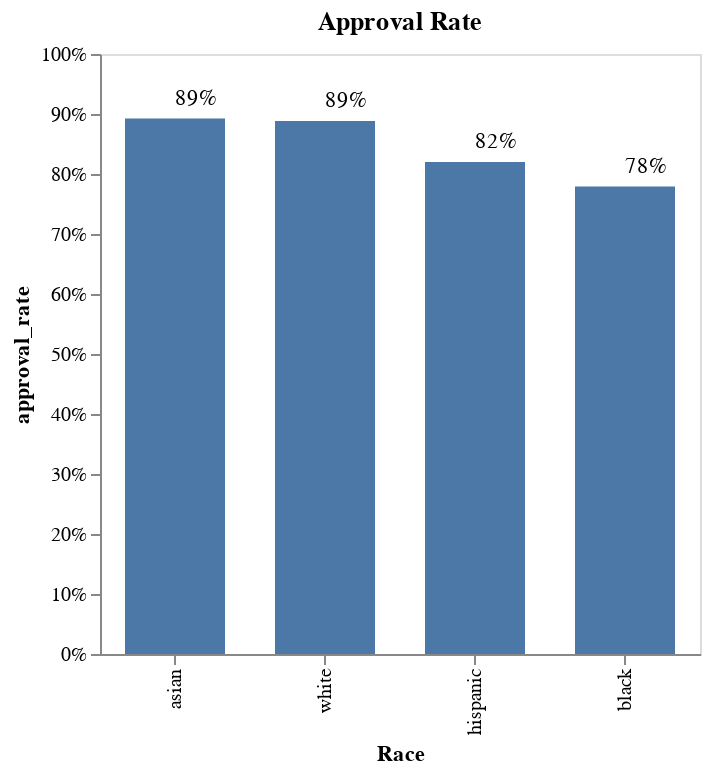

The code cell stored with this chart in its notebook:
### Code cell
# Plot approval rates
approval_bar = alt.Chart(approval_df).mark_bar(size = 50).encode(
    x= alt.X('ethnicity', sort= approval_df.approval_rate.values, title="Race"),
    y= alt.Y('approval_rate', scale= alt.Scale(domain=[0,1]), axis=alt.Axis(format='%'))
).properties(width=300,
    height=300,
    title=alt.TitleParams(
            text='Approval Rate'))

text = approval_bar.mark_text(
    align='left',
    baseline='middle',
    dy=-10  # Nudges text to right so it doesn't appear on top of the bar
).encode(
    text= alt.Text('approval_rate:Q', format='.0%')
)

bar=approval_bar+text
bar.configure_title(fontSize=14).configure(background='#FFFFFF').configure_axis(
    grid=False)

### Figure 1 — Vega-Lite specification as saved in the notebook (floating-point values rounded to 4 significant figures)
{"usermeta": {"embedOptions": {"theme": "fivethirtyeight"}}, "config": {"view": {"continuousWidth": 400, "continuousHeight": 300}, "axis": {"grid": false}, "background": "#FFFFFF"}, "layer": [{"mark": {"type": "bar", "size": 50}, "encoding": {"x": {"field": "ethnicity", "sort": [0.8924, 0.8882, 0.8198, 0.7791], "title": "Race", "type": "nominal"}, "y": {"axis": {"format": "%"}, "field": "approval_rate", "scale": {"domain": [0, 1]}, "type": "quantitative"}}, "height": 300, "title": {"text": "Approval Rate"}, "width": 300}, {"mark": {"type": "text", "align": "left", "baseline": "middle", "dy": -10}, "encoding": {"text": {"field": "approval_rate", "format": ".0%", "type": "quantitative"}, "x": {"field": "ethnicity", "sort": [0.8924, 0.8882, 0.8198, 0.7791], "title": "Race", "type": "nominal"}, "y": {"axis": {"format": "%"}, "field": "approval_rate", "scale": {"domain": [0, 1]}, "type": "quantitative"}}, "height": 300, "title": {"text": "Approval Rate"}, "width": 300}], "data": {"name": "data-5d0fdab6e61b232e64cad90f3f01fb98"}, "$schema": "https://vega.github.io/schema/vega-lite/v4.17.0.json", "datasets": {"data-5d0fdab6e61b232e64cad90f3f01fb98": [{"ethnicity": "asian", "approval_rate": 0.8924}, {"ethnicity": "white", "approval_rate": 0.8882}, {"ethnicity": "hispanic", "approval_rate": 0.8198}, {"ethnicity": "black", "approval_rate": 0.7791}]}}
